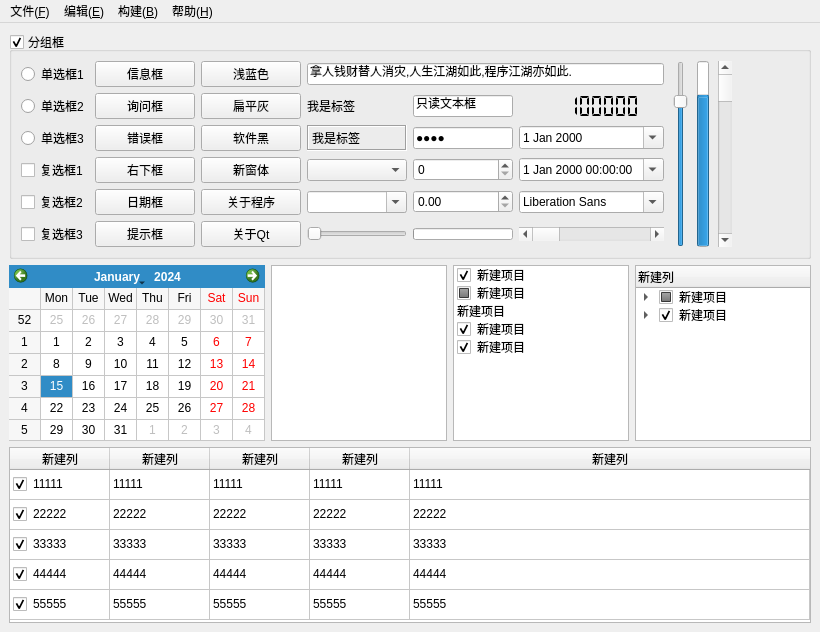
<?xml version="1.0" encoding="UTF-8"?>
<ui version="4.0">
 <class>frmMain</class>
 <widget class="QMainWindow" name="frmMain">
  <property name="geometry">
   <rect>
    <x>0</x>
    <y>0</y>
    <width>820</width>
    <height>632</height>
   </rect>
  </property>
  <property name="windowTitle">
   <string>MainWindow</string>
  </property>
  <widget class="QWidget" name="centralwidget">
   <layout class="QVBoxLayout" name="verticalLayout">
    <item>
     <widget class="QGroupBox" name="groupBox">
      <property name="styleSheet">
       <string notr="true"/>
      </property>
      <property name="title">
       <string>分组框</string>
      </property>
      <property name="checkable">
       <bool>true</bool>
      </property>
      <layout class="QGridLayout" name="gridLayout_3">
       <item row="0" column="1">
        <widget class="QWidget" name="widgetControl" native="true">
         <property name="sizePolicy">
          <sizepolicy hsizetype="Expanding" vsizetype="Preferred">
           <horstretch>0</horstretch>
           <verstretch>0</verstretch>
          </sizepolicy>
         </property>
         <layout class="QGridLayout" name="gridLayout">
          <property name="leftMargin">
           <number>0</number>
          </property>
          <property name="topMargin">
           <number>0</number>
          </property>
          <property name="rightMargin">
           <number>0</number>
          </property>
          <property name="bottomMargin">
           <number>0</number>
          </property>
          <item row="0" column="1" rowspan="2">
           <widget class="QSlider" name="verticalSlider">
            <property name="value">
             <number>80</number>
            </property>
            <property name="orientation">
             <enum>Qt::Vertical</enum>
            </property>
           </widget>
          </item>
          <item row="0" column="3" rowspan="2">
           <widget class="QScrollBar" name="verticalScrollBar">
            <property name="orientation">
             <enum>Qt::Vertical</enum>
            </property>
           </widget>
          </item>
          <item row="0" column="2" rowspan="2">
           <widget class="QProgressBar" name="progressBar2">
            <property name="maximumSize">
             <size>
              <width>12</width>
              <height>16777215</height>
             </size>
            </property>
            <property name="value">
             <number>80</number>
            </property>
            <property name="textVisible">
             <bool>false</bool>
            </property>
            <property name="orientation">
             <enum>Qt::Vertical</enum>
            </property>
           </widget>
          </item>
         </layout>
        </widget>
       </item>
       <item row="0" column="2">
        <spacer name="horizontalSpacer">
         <property name="orientation">
          <enum>Qt::Horizontal</enum>
         </property>
         <property name="sizeHint" stdset="0">
          <size>
           <width>40</width>
           <height>20</height>
          </size>
         </property>
        </spacer>
       </item>
       <item row="0" column="0">
        <layout class="QGridLayout" name="gridLayout_2">
         <item row="4" column="4">
          <widget class="QDoubleSpinBox" name="doubleSpinBox">
           <property name="minimumSize">
            <size>
             <width>100</width>
             <height>0</height>
            </size>
           </property>
          </widget>
         </item>
         <item row="3" column="1">
          <widget class="QPushButton" name="btnTip">
           <property name="text">
            <string>右下框</string>
           </property>
          </widget>
         </item>
         <item row="1" column="0">
          <widget class="QRadioButton" name="rbtn2">
           <property name="text">
            <string>单选框2</string>
           </property>
          </widget>
         </item>
         <item row="2" column="2">
          <widget class="QPushButton" name="btnStyle3">
           <property name="text">
            <string>软件黑</string>
           </property>
          </widget>
         </item>
         <item row="0" column="3" colspan="3">
          <widget class="QLineEdit" name="txt1">
           <property name="text">
            <string>拿人钱财替人消灾,人生江湖如此,程序江湖亦如此.</string>
           </property>
          </widget>
         </item>
         <item row="3" column="3">
          <widget class="QComboBox" name="cbox1"/>
         </item>
         <item row="0" column="1">
          <widget class="QPushButton" name="btnInfo">
           <property name="minimumSize">
            <size>
             <width>100</width>
             <height>0</height>
            </size>
           </property>
           <property name="text">
            <string>信息框</string>
           </property>
          </widget>
         </item>
         <item row="1" column="4">
          <widget class="QLineEdit" name="txt2">
           <property name="sizePolicy">
            <sizepolicy hsizetype="Ignored" vsizetype="Fixed">
             <horstretch>0</horstretch>
             <verstretch>0</verstretch>
            </sizepolicy>
           </property>
           <property name="text">
            <string>只读文本框</string>
           </property>
           <property name="readOnly">
            <bool>true</bool>
           </property>
          </widget>
         </item>
         <item row="3" column="5">
          <widget class="QDateTimeEdit" name="dateTimeEdit">
           <property name="calendarPopup">
            <bool>true</bool>
           </property>
          </widget>
         </item>
         <item row="2" column="4">
          <widget class="QLineEdit" name="txt3">
           <property name="sizePolicy">
            <sizepolicy hsizetype="Ignored" vsizetype="Fixed">
             <horstretch>0</horstretch>
             <verstretch>0</verstretch>
            </sizepolicy>
           </property>
           <property name="text">
            <string>1234</string>
           </property>
           <property name="echoMode">
            <enum>QLineEdit::Password</enum>
           </property>
          </widget>
         </item>
         <item row="4" column="1">
          <widget class="QPushButton" name="btnDate">
           <property name="text">
            <string>日期框</string>
           </property>
          </widget>
         </item>
         <item row="2" column="5">
          <widget class="QDateEdit" name="dateEdit">
           <property name="calendarPopup">
            <bool>true</bool>
           </property>
          </widget>
         </item>
         <item row="4" column="5">
          <widget class="QFontComboBox" name="fontComboBox">
           <property name="sizePolicy">
            <sizepolicy hsizetype="Ignored" vsizetype="Fixed">
             <horstretch>0</horstretch>
             <verstretch>0</verstretch>
            </sizepolicy>
           </property>
          </widget>
         </item>
         <item row="1" column="1">
          <widget class="QPushButton" name="btnQuestion">
           <property name="text">
            <string>询问框</string>
           </property>
          </widget>
         </item>
         <item row="1" column="5">
          <widget class="QLCDNumber" name="lcdNumber">
           <property name="frameShape">
            <enum>QFrame::NoFrame</enum>
           </property>
           <property name="digitCount">
            <number>8</number>
           </property>
           <property name="segmentStyle">
            <enum>QLCDNumber::Flat</enum>
           </property>
           <property name="value" stdset="0">
            <double>12345678.000000000000000</double>
           </property>
           <property name="intValue" stdset="0">
            <number>12345678</number>
           </property>
          </widget>
         </item>
         <item row="0" column="2">
          <widget class="QPushButton" name="btnStyle1">
           <property name="minimumSize">
            <size>
             <width>100</width>
             <height>0</height>
            </size>
           </property>
           <property name="text">
            <string>浅蓝色</string>
           </property>
          </widget>
         </item>
         <item row="2" column="1">
          <widget class="QPushButton" name="btnError">
           <property name="text">
            <string>错误框</string>
           </property>
          </widget>
         </item>
         <item row="3" column="4">
          <widget class="QSpinBox" name="spinBox"/>
         </item>
         <item row="1" column="3">
          <widget class="QLabel" name="lab">
           <property name="text">
            <string>我是标签</string>
           </property>
          </widget>
         </item>
         <item row="4" column="3">
          <widget class="QComboBox" name="cbox2">
           <property name="sizePolicy">
            <sizepolicy hsizetype="Preferred" vsizetype="Fixed">
             <horstretch>0</horstretch>
             <verstretch>0</verstretch>
            </sizepolicy>
           </property>
           <property name="minimumSize">
            <size>
             <width>100</width>
             <height>0</height>
            </size>
           </property>
           <property name="editable">
            <bool>true</bool>
           </property>
          </widget>
         </item>
         <item row="2" column="3">
          <widget class="QLabel" name="label">
           <property name="frameShape">
            <enum>QFrame::Box</enum>
           </property>
           <property name="frameShadow">
            <enum>QFrame::Sunken</enum>
           </property>
           <property name="text">
            <string>我是标签</string>
           </property>
          </widget>
         </item>
         <item row="3" column="2">
          <widget class="QPushButton" name="btnWidget">
           <property name="text">
            <string>新窗体</string>
           </property>
          </widget>
         </item>
         <item row="0" column="0">
          <widget class="QRadioButton" name="rbtn1">
           <property name="text">
            <string>单选框1</string>
           </property>
          </widget>
         </item>
         <item row="1" column="2">
          <widget class="QPushButton" name="btnStyle2">
           <property name="text">
            <string>扁平灰</string>
           </property>
          </widget>
         </item>
         <item row="5" column="1">
          <widget class="QPushButton" name="btnSplash">
           <property name="text">
            <string>提示框</string>
           </property>
          </widget>
         </item>
         <item row="5" column="0">
          <widget class="QCheckBox" name="ck3">
           <property name="text">
            <string>复选框3</string>
           </property>
          </widget>
         </item>
         <item row="4" column="0">
          <widget class="QCheckBox" name="ck2">
           <property name="text">
            <string>复选框2</string>
           </property>
           <property name="checked">
            <bool>false</bool>
           </property>
          </widget>
         </item>
         <item row="3" column="0">
          <widget class="QCheckBox" name="ck1">
           <property name="text">
            <string>复选框1</string>
           </property>
          </widget>
         </item>
         <item row="2" column="0">
          <widget class="QRadioButton" name="radioButton">
           <property name="text">
            <string>单选框3</string>
           </property>
          </widget>
         </item>
         <item row="5" column="2">
          <widget class="QPushButton" name="btnAboutQt">
           <property name="text">
            <string>关于Qt</string>
           </property>
          </widget>
         </item>
         <item row="4" column="2">
          <widget class="QPushButton" name="btnAbout">
           <property name="text">
            <string>关于程序</string>
           </property>
          </widget>
         </item>
         <item row="5" column="3">
          <widget class="QSlider" name="horizontalSlider">
           <property name="maximum">
            <number>100</number>
           </property>
           <property name="orientation">
            <enum>Qt::Horizontal</enum>
           </property>
          </widget>
         </item>
         <item row="5" column="4">
          <widget class="QProgressBar" name="progressBar1">
           <property name="maximumSize">
            <size>
             <width>16777215</width>
             <height>12</height>
            </size>
           </property>
          </widget>
         </item>
         <item row="5" column="5">
          <widget class="QScrollBar" name="horizontalScrollBar">
           <property name="orientation">
            <enum>Qt::Horizontal</enum>
           </property>
          </widget>
         </item>
        </layout>
       </item>
      </layout>
     </widget>
    </item>
    <item>
     <layout class="QHBoxLayout" name="horizontalLayout">
      <item>
       <widget class="QCalendarWidget" name="calendarWidget2">
        <property name="gridVisible">
         <bool>true</bool>
        </property>
       </widget>
      </item>
      <item>
       <widget class="QTextEdit" name="textEdit">
        <property name="html">
         <string>&lt;!DOCTYPE HTML PUBLIC &quot;-//W3C//DTD HTML 4.0//EN&quot; &quot;http://www.w3.org/TR/REC-html40/strict.dtd&quot;&gt;
&lt;html&gt;&lt;head&gt;&lt;meta name=&quot;qrichtext&quot; content=&quot;1&quot; /&gt;&lt;style type=&quot;text/css&quot;&gt;
p, li { white-space: pre-wrap; }
&lt;/style&gt;&lt;/head&gt;&lt;body style=&quot; font-family:'SimSun'; font-size:9pt; font-weight:400; font-style:normal;&quot;&gt;
&lt;p style=&quot;-qt-paragraph-type:empty; margin-top:0px; margin-bottom:0px; margin-left:0px; margin-right:0px; -qt-block-indent:0; text-indent:0px; font-size:9.07563pt;&quot;&gt;&lt;br /&gt;&lt;/p&gt;&lt;/body&gt;&lt;/html&gt;</string>
        </property>
       </widget>
      </item>
      <item>
       <widget class="QListWidget" name="listWidget">
        <item>
         <property name="text">
          <string>新建项目</string>
         </property>
         <property name="checkState">
          <enum>Checked</enum>
         </property>
        </item>
        <item>
         <property name="text">
          <string>新建项目</string>
         </property>
         <property name="checkState">
          <enum>PartiallyChecked</enum>
         </property>
        </item>
        <item>
         <property name="text">
          <string>新建项目</string>
         </property>
         <property name="checkState">
          <enum>Unchecked</enum>
         </property>
        </item>
        <item>
         <property name="text">
          <string>新建项目</string>
         </property>
         <property name="checkState">
          <enum>Checked</enum>
         </property>
        </item>
        <item>
         <property name="text">
          <string>新建项目</string>
         </property>
         <property name="checkState">
          <enum>Checked</enum>
         </property>
        </item>
       </widget>
      </item>
      <item>
       <widget class="QTreeWidget" name="treeWidget">
        <column>
         <property name="text">
          <string>新建列</string>
         </property>
        </column>
        <item>
         <property name="text">
          <string>新建项目</string>
         </property>
         <property name="checkState">
          <enum>PartiallyChecked</enum>
         </property>
         <item>
          <property name="text">
           <string>新建子项目</string>
          </property>
          <property name="checkState">
           <enum>Unchecked</enum>
          </property>
         </item>
         <item>
          <property name="text">
           <string>新建子项目</string>
          </property>
          <property name="checkState">
           <enum>Checked</enum>
          </property>
         </item>
         <item>
          <property name="text">
           <string>新建子项目</string>
          </property>
          <property name="checkState">
           <enum>Checked</enum>
          </property>
         </item>
        </item>
        <item>
         <property name="text">
          <string>新建项目</string>
         </property>
         <property name="checkState">
          <enum>Checked</enum>
         </property>
         <item>
          <property name="text">
           <string>新建子项目</string>
          </property>
          <property name="checkState">
           <enum>Checked</enum>
          </property>
          <item>
           <property name="text">
            <string>新建子项目</string>
           </property>
           <property name="checkState">
            <enum>Checked</enum>
           </property>
          </item>
         </item>
        </item>
       </widget>
      </item>
     </layout>
    </item>
    <item>
     <widget class="QTableWidget" name="tableWidget">
      <attribute name="horizontalHeaderMinimumSectionSize">
       <number>20</number>
      </attribute>
      <attribute name="horizontalHeaderHighlightSections">
       <bool>false</bool>
      </attribute>
      <attribute name="horizontalHeaderStretchLastSection">
       <bool>true</bool>
      </attribute>
      <attribute name="verticalHeaderVisible">
       <bool>false</bool>
      </attribute>
      <attribute name="verticalHeaderHighlightSections">
       <bool>false</bool>
      </attribute>
      <row>
       <property name="text">
        <string>1</string>
       </property>
      </row>
      <row>
       <property name="text">
        <string>2</string>
       </property>
      </row>
      <row>
       <property name="text">
        <string>3</string>
       </property>
      </row>
      <row>
       <property name="text">
        <string>4</string>
       </property>
      </row>
      <row>
       <property name="text">
        <string>5</string>
       </property>
      </row>
      <column>
       <property name="text">
        <string>新建列</string>
       </property>
      </column>
      <column>
       <property name="text">
        <string>新建列</string>
       </property>
      </column>
      <column>
       <property name="text">
        <string>新建列</string>
       </property>
      </column>
      <column>
       <property name="text">
        <string>新建列</string>
       </property>
      </column>
      <column>
       <property name="text">
        <string>新建列</string>
       </property>
      </column>
      <item row="0" column="0">
       <property name="text">
        <string>11111</string>
       </property>
       <property name="checkState">
        <enum>Checked</enum>
       </property>
      </item>
      <item row="0" column="1">
       <property name="text">
        <string>11111</string>
       </property>
      </item>
      <item row="0" column="2">
       <property name="text">
        <string>11111</string>
       </property>
      </item>
      <item row="0" column="3">
       <property name="text">
        <string>11111</string>
       </property>
      </item>
      <item row="0" column="4">
       <property name="text">
        <string>11111</string>
       </property>
      </item>
      <item row="1" column="0">
       <property name="text">
        <string>22222</string>
       </property>
       <property name="checkState">
        <enum>Checked</enum>
       </property>
      </item>
      <item row="1" column="1">
       <property name="text">
        <string>22222</string>
       </property>
      </item>
      <item row="1" column="2">
       <property name="text">
        <string>22222</string>
       </property>
      </item>
      <item row="1" column="3">
       <property name="text">
        <string>22222</string>
       </property>
      </item>
      <item row="1" column="4">
       <property name="text">
        <string>22222</string>
       </property>
      </item>
      <item row="2" column="0">
       <property name="text">
        <string>33333</string>
       </property>
       <property name="checkState">
        <enum>Checked</enum>
       </property>
      </item>
      <item row="2" column="1">
       <property name="text">
        <string>33333</string>
       </property>
      </item>
      <item row="2" column="2">
       <property name="text">
        <string>33333</string>
       </property>
      </item>
      <item row="2" column="3">
       <property name="text">
        <string>33333</string>
       </property>
      </item>
      <item row="2" column="4">
       <property name="text">
        <string>33333</string>
       </property>
      </item>
      <item row="3" column="0">
       <property name="text">
        <string>44444</string>
       </property>
       <property name="checkState">
        <enum>Checked</enum>
       </property>
      </item>
      <item row="3" column="1">
       <property name="text">
        <string>44444</string>
       </property>
      </item>
      <item row="3" column="2">
       <property name="text">
        <string>44444</string>
       </property>
      </item>
      <item row="3" column="3">
       <property name="text">
        <string>44444</string>
       </property>
      </item>
      <item row="3" column="4">
       <property name="text">
        <string>44444</string>
       </property>
      </item>
      <item row="4" column="0">
       <property name="text">
        <string>55555</string>
       </property>
       <property name="checkState">
        <enum>Checked</enum>
       </property>
      </item>
      <item row="4" column="1">
       <property name="text">
        <string>55555</string>
       </property>
      </item>
      <item row="4" column="2">
       <property name="text">
        <string>55555</string>
       </property>
      </item>
      <item row="4" column="3">
       <property name="text">
        <string>55555</string>
       </property>
      </item>
      <item row="4" column="4">
       <property name="text">
        <string>55555</string>
       </property>
      </item>
     </widget>
    </item>
   </layout>
  </widget>
  <widget class="QMenuBar" name="menubar">
   <property name="geometry">
    <rect>
     <x>0</x>
     <y>0</y>
     <width>820</width>
     <height>26</height>
    </rect>
   </property>
   <widget class="QMenu" name="menu_F">
    <property name="title">
     <string>文件(&amp;F)</string>
    </property>
    <addaction name="action"/>
    <addaction name="action_O"/>
    <addaction name="separator"/>
    <addaction name="action_S"/>
    <addaction name="action_C"/>
   </widget>
   <widget class="QMenu" name="menu_E">
    <property name="title">
     <string>编辑(&amp;E)</string>
    </property>
    <addaction name="action_X"/>
    <addaction name="action_C_2"/>
    <addaction name="action_V"/>
   </widget>
   <widget class="QMenu" name="menu_B">
    <property name="title">
     <string>构建(&amp;B)</string>
    </property>
    <widget class="QMenu" name="menu_C">
     <property name="title">
      <string>编译项目(&amp;C)</string>
     </property>
     <addaction name="action_1"/>
     <addaction name="action_2"/>
    </widget>
    <addaction name="actionGouj"/>
    <addaction name="menu_C"/>
   </widget>
   <widget class="QMenu" name="menu_H">
    <property name="title">
     <string>帮助(&amp;H)</string>
    </property>
    <addaction name="action_T"/>
    <addaction name="action_A"/>
   </widget>
   <addaction name="menu_F"/>
   <addaction name="menu_E"/>
   <addaction name="menu_B"/>
   <addaction name="menu_H"/>
  </widget>
  <action name="action">
   <property name="text">
    <string>新建文件(&amp;N)</string>
   </property>
  </action>
  <action name="action_O">
   <property name="text">
    <string>打开文件(&amp;O)</string>
   </property>
  </action>
  <action name="action_S">
   <property name="text">
    <string>保存文件(&amp;S) </string>
   </property>
  </action>
  <action name="action_C">
   <property name="text">
    <string>关闭退出(&amp;C)</string>
   </property>
  </action>
  <action name="action_X">
   <property name="text">
    <string>剪切(&amp;X) </string>
   </property>
  </action>
  <action name="action_C_2">
   <property name="text">
    <string>复制(&amp;C)</string>
   </property>
  </action>
  <action name="action_V">
   <property name="text">
    <string>粘贴(&amp;V)</string>
   </property>
  </action>
  <action name="actionGouj">
   <property name="text">
    <string>构建项目(&amp;B)</string>
   </property>
  </action>
  <action name="action_T">
   <property name="text">
    <string>帮助文档(&amp;T)</string>
   </property>
  </action>
  <action name="action_A">
   <property name="text">
    <string>关于(&amp;A)</string>
   </property>
  </action>
  <action name="action_1">
   <property name="checkable">
    <bool>true</bool>
   </property>
   <property name="checked">
    <bool>true</bool>
   </property>
   <property name="text">
    <string>编译项目1</string>
   </property>
  </action>
  <action name="action_2">
   <property name="checkable">
    <bool>true</bool>
   </property>
   <property name="text">
    <string>编译项目2</string>
   </property>
  </action>
 </widget>
 <resources/>
 <connections>
  <connection>
   <sender>horizontalSlider</sender>
   <signal>valueChanged(int)</signal>
   <receiver>progressBar1</receiver>
   <slot>setValue(int)</slot>
   <hints>
    <hint type="sourcelabel">
     <x>424</x>
     <y>265</y>
    </hint>
    <hint type="destinationlabel">
     <x>547</x>
     <y>260</y>
    </hint>
   </hints>
  </connection>
  <connection>
   <sender>verticalSlider</sender>
   <signal>valueChanged(int)</signal>
   <receiver>progressBar2</receiver>
   <slot>setValue(int)</slot>
   <hints>
    <hint type="sourcelabel">
     <x>736</x>
     <y>101</y>
    </hint>
    <hint type="destinationlabel">
     <x>760</x>
     <y>115</y>
    </hint>
   </hints>
  </connection>
 </connections>
</ui>
